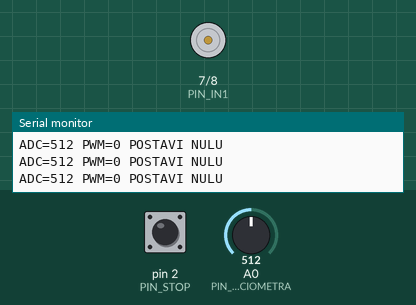
This sketch was run on a simulated Arduino Uno, built with avr-gcc and run on an emulated ATmega328P. Parts: motor-driver pin pairs drawn as motors (green arrow = first pin HIGH = forward, orange = second pin HIGH = backward, longer = more drive, scaled by the enable pin), the last lines printed to the serial monitor. The test bench sets the inputs (shaded band); at power-on: A0 (PIN_POTENCIOMETRA) = 512, pin 2 (PIN_STOP) HIGH.

Above: at 1.2 s.
1.3 s: A0 (PIN_POTENCIOMETRA) set to 53
2.8 s: A0 (PIN_POTENCIOMETRA) set to 46
4.9 s: A0 (PIN_POTENCIOMETRA) set to 171
6.4 s: A0 (PIN_POTENCIOMETRA) set to 190
At 6.7 s:
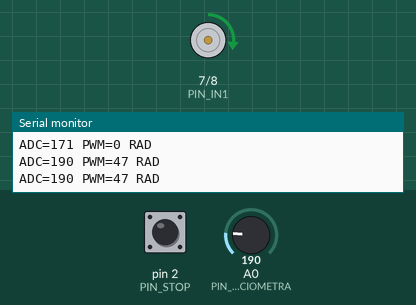
7.9 s: pin 2 (PIN_STOP) pulled LOW for 0.15 s
At 9.0 s:
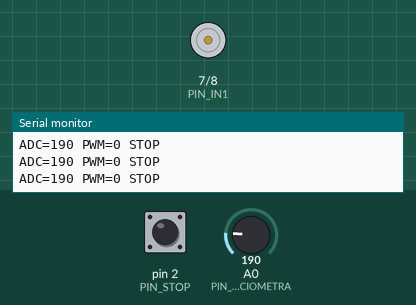
Timing chart, 0 to 10.9 s (numbered marks = the images above; inputs shaded):
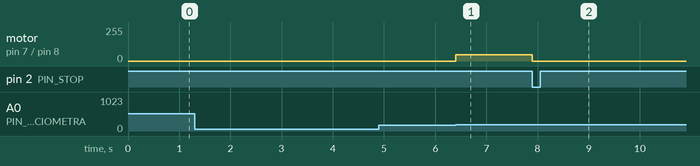

The sketch:

LV14_DC_motor_L298N.ino
```cpp
// LV14: PWM upravljanje DC motorom preko L298N i zaustavljanje tipkom.
// STOP je programsko zaustavljanje modela, ne sigurnosni sklop stroja.
#include <util/atomic.h>

const byte PIN_POTENCIOMETRA = A0;
const byte PIN_PWM = 5;
const byte PIN_IN1 = 7;
const byte PIN_IN2 = 8;
const byte PIN_STOP = 2;
// volatile: ovu varijablu mijenja i prekidna funkcija.
volatile bool zahtjevZaStop = false;
bool zaustavljeno = false;
bool pokretanjeDopusteno = false;
unsigned long vrijemeZadnjegIspisa = 0;

void prekidStop() {
  zahtjevZaStop = true;  // U prekidu samo zabiljezi zahtjev.
}

void setup() {
  pinMode(PIN_PWM, OUTPUT);
  pinMode(PIN_IN1, OUTPUT);
  pinMode(PIN_IN2, OUTPUT);
  analogWrite(PIN_PWM, 0);
  digitalWrite(PIN_IN1, LOW);
  digitalWrite(PIN_IN2, LOW);
  pinMode(PIN_STOP, INPUT_PULLUP);
  Serial.begin(9600);
  attachInterrupt(digitalPinToInterrupt(PIN_STOP), prekidStop, FALLING);
}

void loop() {
  bool zaprimljenStop;
  // Citaj i obrisi zahtjev kao jednu cjelinu, bez prekida izmedju.
  // Na izlasku iz bloka vraca se prethodno stanje prekida.
  ATOMIC_BLOCK(ATOMIC_RESTORESTATE) {
    zaprimljenStop = zahtjevZaStop;
    zahtjevZaStop = false;
  }
  if (zaprimljenStop || digitalRead(PIN_STOP) == LOW) {
    zaustavljeno = true;  // Ostaje true do reseta plocice.
  }

  int ocitanjePotenciometra = analogRead(PIN_POTENCIOMETRA);
  // Nakon ukljucivanja prvo vrati potenciometar blizu nule.
  if (!zaustavljeno && ocitanjePotenciometra < 50) {
    pokretanjeDopusteno = true;
  }

  int pwm = 0;
  if (pokretanjeDopusteno && !zaustavljeno) {
    pwm = map(ocitanjePotenciometra, 0, 1023, 0, 255);
  }
  if (pwm < 45) {
    pwm = 0;  // Vrlo mali zadani PWM ovdje znaci mirovanje.
  }

  if (pwm > 0) {
    digitalWrite(PIN_IN1, HIGH);
  } else {
    digitalWrite(PIN_IN1, LOW);
  }
  digitalWrite(PIN_IN2, LOW);
  analogWrite(PIN_PWM, pwm);

  // Ispis ne mora nastati pri svakom prolasku kroz loop().
  if (millis() - vrijemeZadnjegIspisa >= 200) {
    vrijemeZadnjegIspisa = millis();
    Serial.print(F("ADC="));
    Serial.print(ocitanjePotenciometra);
    Serial.print(F(" PWM="));
    Serial.print(pwm);
    if (zaustavljeno) {
      Serial.println(F(" STOP"));
    } else if (pokretanjeDopusteno) {
      Serial.println(F(" RAD"));
    } else {
      Serial.println(F(" POSTAVI NULU"));
    }
  }
}
```

Measured:
- after the input at 6.4 s, motor on pin 7 (PIN_IN1) / pin 8 (PIN_IN2): stopped → forward 47/255 at once
- after the input at 7.9 s, motor on pin 7 (PIN_IN1) / pin 8 (PIN_IN2): forward 47/255 → stopped at once
